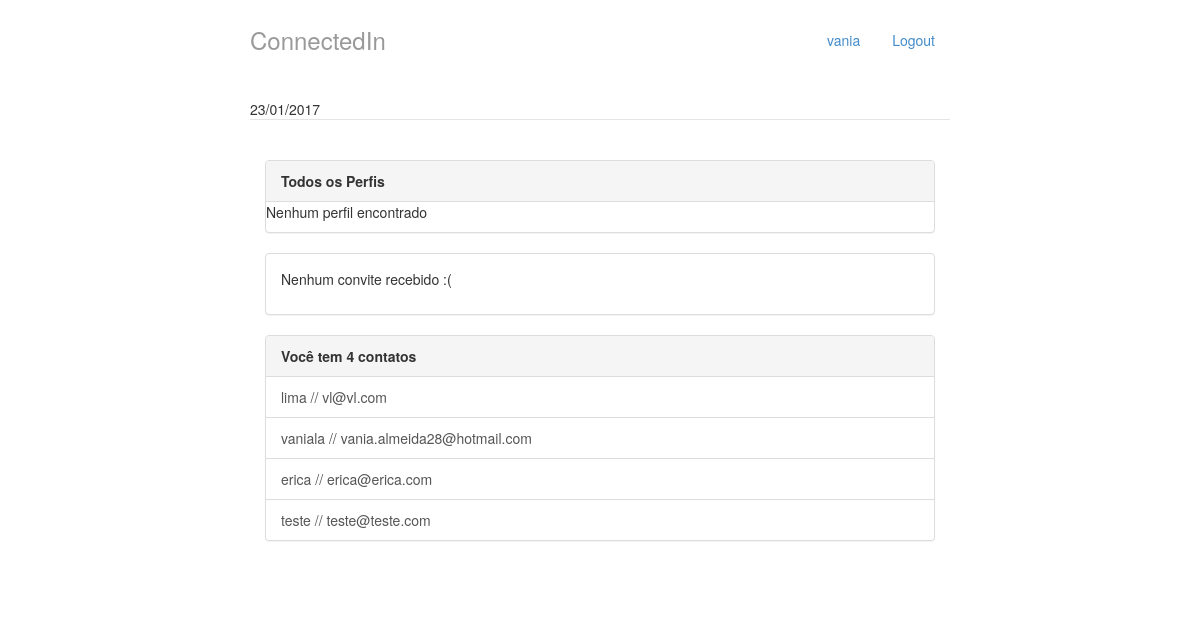
The app's page / (signed in) with its own data.
### perfis/models.py (models this page shows, shortened)
class Perfil(models.Model):
    nome = models.CharField(max_length=255, null=False)
    telefone = models.CharField(max_length=15, null=False)
    nome_empresa = models.CharField(max_length=255, null=False)
    contatos = models.ManyToManyField('self')
    usuario = models.OneToOneField(User, related_name='perfil')
    @property
    def email(self):
        return self.usuario.email

### perfis/views.py (the view)
# urls.py: url(r'^$', views.index, name='index'),
@require_http_methods(["GET"])
@login_required
def index(request):
    print request.user.username
    print request.user.email
    print request.user.has_perm('perfis.add_convite')
    if not request.user.has_perm('perfis.add_convite'):
        return HttpResponseForbidden('Acesso negado')
    return render(request, 'index.html', {'perfis': Perfil.objects.all(), 'perfil_logado': get_perfil_logado(request)})

### perfis/views.py (called while the page is built)
@login_required
def get_perfil_logado(request):
    return request.user.perfil

### perfis/templates/index.html
{% extends "base.html" %}
{% block body %}
<div class="col-lg-12">
    <div class="panel panel-default">
        <div class="panel-heading">
            <strong>Todos os Perfis</strong>
        </div>
        {% if perfis %}
            <ul>
                {% for perfil in perfis%}
                    <li>
                        <a href="{% url 'exibir' perfil.id %}">{{ perfil.nome|upper }} </a> / {{ perfil.email }}
                    </li>
                {%  endfor % %}
            </ul>
        {% else %}
            <p>Nenhum perfil encontrado</p>
        {% endif %}
    </div>
    <div class="panel panel-default">
        {% with total_de_convites=perfil_logado.convites_recebidos.count %}
            {% if total_de_convites %}
                <div class="panel-heading">
                    <strong>Você tem {{ total_de_convites }}
                        convite{{ total_de_convites | pluralize}}
                        aguardando aprovação</strong>
                </div>
                <ul class="list-group">
                    {% for convite in perfil_logado.convites_recebidos.all %}
                        <li class="list-group-item">
                            {{ convite.solicitante.nome }}
                            <a href="{% url 'aceitar' convite.id %}" class="pull-right">aceitar</a>
                        </li>
                    {% endfor %}
                </ul>
            {% else %}
                <div class="panel-body">
                    <p>Nenhum convite recebido :(</p>
                </div>
            {% endif %}
        {% endwith %}
    </div>
    <div class="panel panel-default">
        {% with total_de_contatos=perfil_logado.contatos.count %}
            {% if total_de_contatos %}
                <div class="panel-heading">
                    <strong> Você tem {{total_de_contatos}}
                        contato{{ total_de_contatos| pluralize }}
                    </strong>
                </div>
                <ul class="list-group">
                    {% for contato in perfil_logado.contatos.all %}
                        <a href="{% url 'exibir' contato.id %}" class="list-group-item">{{ contato.nome }} // {{ contato.email }}</a>
                    {% endfor %}
                </ul>
            {% else %}
                <div class="panel-body">
                    <p>Você não possui contatos no momento :(</p>
                </div>
            {% endif %}
        {% endwith %}
    </div>
</div>
{% endblock %}

### perfis/templates/base.html (shortened to what this page needs)
{% load staticfiles %}
<!DOCTYPE html>
<html lang="pt-br">
<head>
    <link rel="stylesheet" href="{% static "styles/bootstrap.css" %}">
    <link rel="stylesheet" href="{% static "styles/main.css" %}">
</head>
<body>
    <div class="container">
        <div class="header">
            <ul class="nav nav-pills pull-right">
                <li><a href="{%  url 'index' %}">{{ perfil_logado.nome }}</a></li>
                <li><a href="/logout/">Logout</a></li>
            </ul>
            <h3 class="text-muted">ConnectedIn</h3>
            <br>
            {% now "d/m/Y"%}
        </div>
        <div class="row content">
            {% block body %}
            {% endblock %}
        </div>
    </div>
</body>
</html>

### perfis/static/styles/main.css (style rules this page uses)
body { padding-top: 20px; padding-bottom: 20px; }
.header, .content, .footer { padding-left: 15px; padding-right: 15px; }
.header { border-bottom: 1px solid #e5e5e5; }
.header h3 { margin-top: 0; margin-bottom: 0; line-height: 40px; padding-bottom: 19px; }
@media (min-width: 768px) { .container { max-width: 730px; } }
.content { margin: 40px 0; }
@media screen and (min-width: 768px) { .header, .content, .footer { padding-left: 0; padding-right: 0; } }
@media screen and (min-width: 768px) { .header { margin-bottom: 30px; } }

### records on screen
Perfil: nome "vania"
Perfil: nome "lima", email "vl@vl.com"
Perfil: nome "vaniala", email "vania.almeida28@hotmail.com"
Perfil: nome "erica", email "erica@erica.com"
Perfil: nome "teste", email "teste@teste.com"

### other values on screen
{{ total_de_contatos }} "4"
{{ total_de_contatos| pluralize }} "s"
